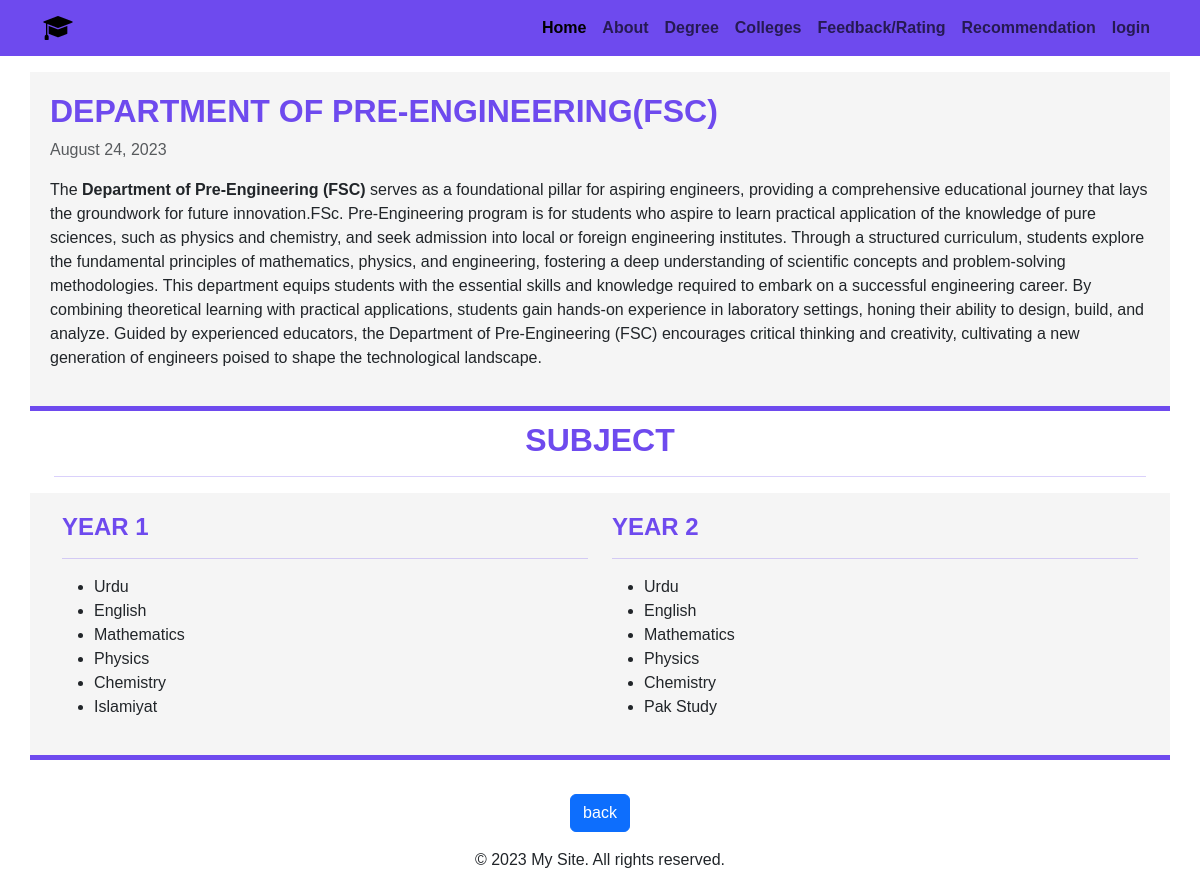
The page /department-of-pre-engineeringfsc/ on the database its author committed.
### degree/models.py (models this page shows, shortened)
class Postd(models.Model):
	sno = models.AutoField(primary_key=True)
	title = models.CharField(max_length=255,blank=True,null=True)
	image = models.ImageField(upload_to='images/%y', blank=True,null=True)
	text = RichTextField()
	date = models.DateTimeField(auto_now_add=True)
	slug = AutoSlugField(populate_from='title',null=True)
	subjecturdu= models.CharField(max_length=255,blank=True,null=True)
	subjectenglish= models.CharField(max_length=255,blank=True,null=True)
	subjectmath= models.CharField(max_length=255,blank=True,null=True)
	subjectphyics= models.CharField(max_length=255,blank=True,null=True)
	subjectchemistry= models.CharField(max_length=255,blank=True,null=True)
	subjectpakstudy= models.CharField(max_length=255,blank=True,null=True)
	subjectislmaic= models.CharField(max_length=255,blank=True,null=True)

### college_recommendation_sys/views.py (the view)
# urls.py: path('<str:slug>/',views.single_degree,name="single_deg"),
def single_degree(request,slug):
   post = Postd.objects.filter(slug=slug).first()
   allPost = Postd.objects.all()
   context = {'post':post,'posts':allPost}
   return render(request, 'single_deg.html',context)

### templates/single_deg.html
{% extends "base.html" %}
{% block contact %}
<br>
<br>
<br>
<section class="single">
<div class="container ">
    <div class="row">
        <div class="col-lg-12 subjectpost">
            <div class="blog-post ">
                <h2>{{post.title | safe}}</h2>
                <p class="text-muted">August 24, 2023</p>
                <p>{{post.text |safe }}</p>
            </div>
        </div>
        </div>
        <div class="container">
            <div class="row">
                <div class="col-lg-12">
                    <h2 class=" text-center feedback-heading ">Subject <hr></h2>
                </div>
            </div>
        </div>
        <div class="row subjectpost" >
         <div class="col-lg-6 col-md-6 col-sm-12  ">
            <div class="sidebar   ">
                <h4>Year 1 <hr></h4>
                <ul class="list-styled ">
                    <li>{{post.subjecturdu |  safe}}</li>
                    <li>{{post.subjectenglish |  safe}}</li>
                    <li>{{post.subjectmath |  safe}}</li>
                    <li>{{post.subjectphyics |  safe}}</li>
                    <li>{{post.subjectchemistry |  safe}}</li>
                    <li>{{post.subjectislmaic |  safe}}</li>
                </ul>
            </div>
        </div>
        <div class="col-lg-6 col-md-6 col-sm-12 ">
            <div class="sidebar ">
                <h4>Year 2 <hr></h4>
                <ul class="list-styled">
                    <li >{{post.subjecturdu |  safe}}</li>
                    <li>{{post.subjectenglish |  safe}}</li>
                    <li>{{post.subjectmath |  safe}}</li>
                    <li>{{post.subjectphyics |  safe}}</li>
                    <li>{{post.subjectchemistry |  safe}}</li>
                    <li>{{post.subjectpakstudy |  safe}}</li>
                </ul>
            </div>
        </div>
</div>
</div>
<br>
<div class="container">
    <div class="col-12">
        <div class="button btn-lg text-center">
            <a class="btn btn-primary" href="{{ '/degree' }}" >back</a>
        </div>
    </div>
</div>
</section>
{% endblock  %}

### static/css/style2.css (style rules this page uses)
body { font-family: Arial, sans-serif; }
.blog-post h2 { color: #6e4aee; font-weight: bold; text-transform: uppercase; }
.subjectpost { padding: 20px; background-color: #f5f5f5; border-bottom: solid 5px #6e4aee; margin-bottom: 10px;; }
.sidebar h4 { color: #6e4aee; font-weight: bold; text-transform: uppercase; }
.feedback-heading { color: #6e4aee; text-transform: uppercase; font-weight: bold; }

### rows shown on the page
Postd: title "DEPARTMENT OF PRE-ENGINEERING(FSC)", text "The Department of Pre-Engineering (FSC) serves as a foundational pillar for aspiring engineers, providing a comprehensive educational journey that lays the groundwork for future innovation.FSc. Pre-Engineering program is for students who aspire to learn practical application of the knowledge of pure sciences, such as physics and chemistry, and seek admission into local or foreign engineering institutes. Through a structured curriculum, students explore the fundamental principles of mathematics, physics, and engineering, fostering a deep understanding of scientific concepts and problem-solving methodologies. This department equips students with the essential skills and knowledge required to…", subjecturdu "Urdu", subjectenglish "English", subjectmath "Mathematics", subjectphyics "Physics", subjectchemistry "Chemistry", subjectislmaic "Islamiyat", subjectpakstudy "Pak Study"
